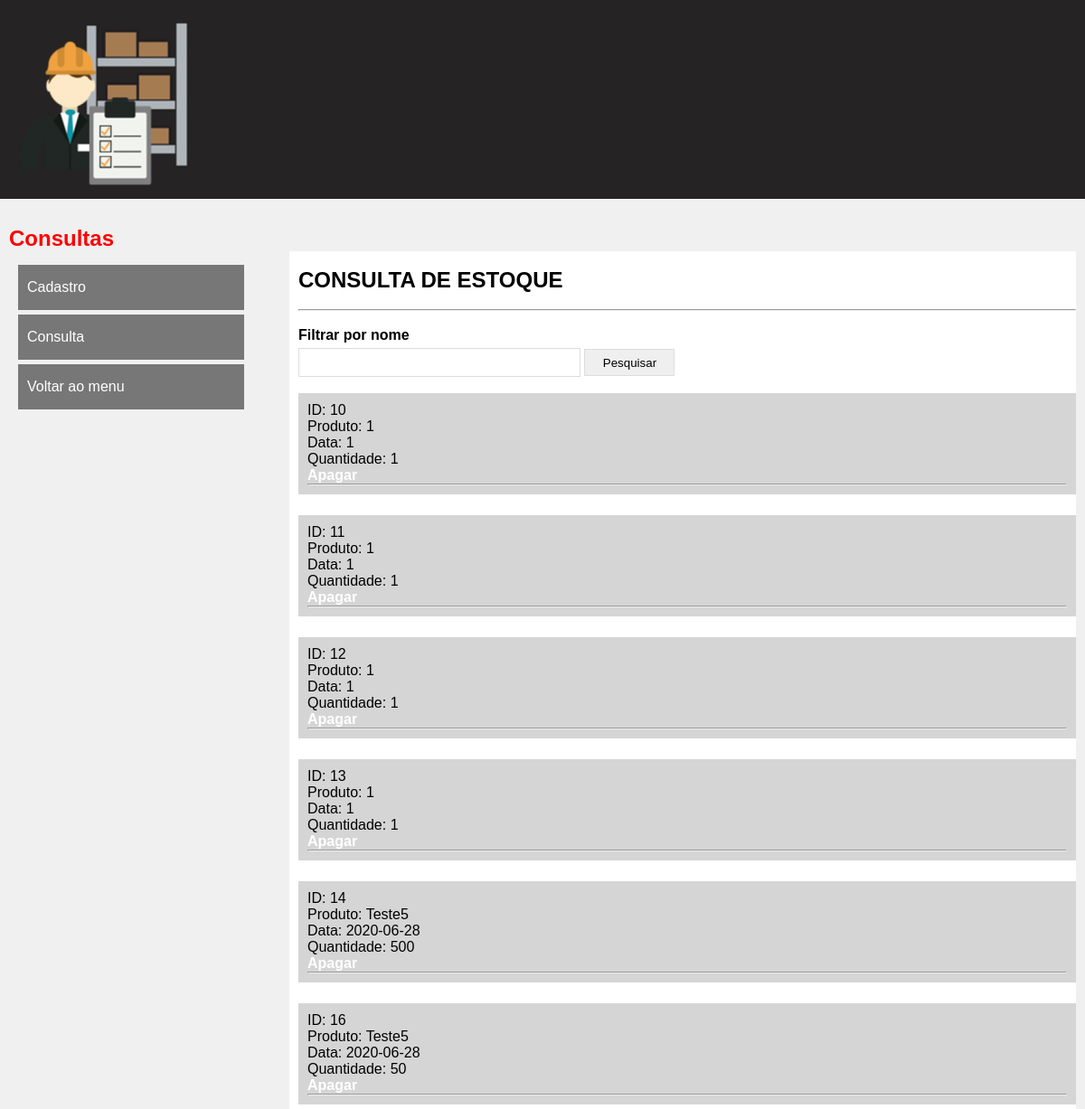
/consultas.php, run on the app's committed database.
### tables this page shows
CREATE TABLE `produto` (
  `id_produto` int(255) NOT NULL,
  `nome` varchar(30) NOT NULL,
  `data` varchar(10) NOT NULL,
  `quantidade` int(255) NOT NULL
);

### consultas.php (the view, shortened to what this page needs)
<?php
include_once("./conexao.php");
$filtro = isset($_GET['filtro'])?$_GET['filtro']:"";
$sql = "select * from produto where nome like '%$filtro%'";
$consulta = mysqli_query($con,$sql);
?>
<!DOCTYPE html>
<html lang="pt-br">
<head>
    <link rel="stylesheet" type="text/css" href="CSS/consultas.css">
    <link rel="stylesheet" type="text/css" href="CSS/main.css">
    <link rel="stylesheet" type="text/css" href="./CSS/slick.css" />
</head>
<body>
    <header class="menu-inicio">
        <main>
            <div class="header-1">
                <div class="logo">
                    <img src="./img/img5.png" />
                </div>
            </div>
        </main>
    </header>
    <div class="card">
        <h2 class="title">Consultas</h2>
        <nav>
            <ul class="menu">
                <a href="./servicos.html">
                <li>Cadastro</li>
                </a>
                <a href="./consultas.php">
                    <li>Consulta</li>
                </a>
                <a href="./index.html">
                    <li>Voltar ao menu</li>
                </a>
            </ul>
        </nav>
        <section>
            <br><h1>CONSULTA DE ESTOQUE</h1><br>
            <hr>
            <form method="GET" action="">
            <br><b>Filtrar por nome</b></br> <input type="text" name="filtro" class="campo" required autofocus>
                <input type="submit" value="Pesquisar" class="btn">
            </form>
            <?php
            while($exibirRegistros = mysqli_fetch_array($consulta)){
                $idProduto = $exibirRegistros[0];
                $nome = $exibirRegistros[1];
                $data = $exibirRegistros[2];
                $quantidade = $exibirRegistros[3];
                echo "<br>";
                echo "<article>";
                echo "ID: $idProduto<br>";
                echo "Produto: $nome<br>";
                echo "Data: $data<br>";
                echo "Quantidade: $quantidade";
                echo "<br><a href=delete_produto.php?id=".$exibirRegistros['id_produto']."'><b>Apagar</b></a></br><hr>";
                echo "</article>";
            }
            ?>
        </section>
    </div>
</body>
</html>

### CSS/consultas.css (style rules this page uses)
* { margin: 0; padding: 0; }
a { text-decoration: none; color: #fff; }
body { background-color: #f0f0f0; font-family: sans-serif; font-size: 100%; }
.card { margin: auto; width: 1200px; margin-top: 20px; padding: 10px; }
.title { color: red; }
nav { width: 300px; height: 500px; float: left; box-sizing: border-box; padding: 10px; }
section { width: 870px; height: 100%; margin-left: 10px; float: left; background-color: #fff; box-sizing: border-box; padding-left: 10px; }
ul.menu { list-style-type: none; }
ul.menu li { width: 250px; height: 50px; line-height: 50px; background-color: #777; color: #fff; margin-top: 5px; box-sizing: border-box; padding-left: 10px; }
.btn { width: 100px; height: 30px; border: 1px solid #ddd; cursor: pointer; }
.campo { width: 300px; height: 30px; border: 1px solid #ddd; margin-top: 5px; padding-left: 5px; padding-right: 5px; }
article { width: 100%; box-sizing: border-box; padding: 10px; background-color: #d6d5d5; margin-bottom: 5px; cursor: pointer; }

### CSS/main.css (style rules this page uses)
body { width: 100%; height: 100%; margin: 0 auto; }
ul { padding: 0px!important; }
.menu-inicio { width: 100%; background-color: #252323; height: 220px; }
main { width: 1200px; position: relative; margin: 0 auto; }
.logo { float: left; width: 70%; padding: 16px; }
.menu { width: 70%; float: left; }

### data on the page
produto: id_produto "10", nome "1", data "1", quantidade "1"
produto: id_produto "11", nome "1", data "1", quantidade "1"
produto: id_produto "12", nome "1", data "1", quantidade "1"
produto: id_produto "13", nome "1", data "1", quantidade "1"
produto: id_produto "14", nome "Teste5", data "2020-06-28", quantidade "500"
produto: id_produto "16", nome "Teste5", data "2020-06-28", quantidade "50"
